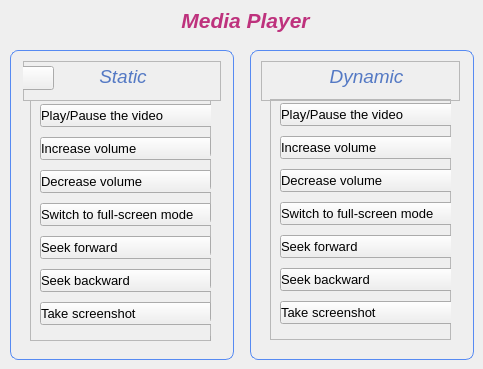
               <widget class="QWidget" name="Application_Gestures_Page1">
                <property name="styleSheet">
                 <string notr="true"/>
                </property>
                <widget class="QLabel" name="label_23">
                 <property name="geometry">
                  <rect>
                   <x>20</x>
                   <y>0</y>
                   <width>451</width>
                   <height>41</height>
                  </rect>
                 </property>
                 <property name="font">
                  <font>
                   <pointsize>16</pointsize>
                   <italic>true</italic>
                   <bold>true</bold>
                  </font>
                 </property>
                 <property name="styleSheet">
                  <string notr="true">color:rgb(190, 50, 125);</string>
                 </property>
                 <property name="text">
                  <string>Media Player</string>
                 </property>
                 <property name="alignment">
                  <set>Qt::AlignCenter</set>
                 </property>
                </widget>
                <widget class="QWidget" name="Applications_Page1_Right_Widget" native="true">
                 <property name="geometry">
                  <rect>
                   <x>250</x>
                   <y>50</y>
                   <width>224</width>
                   <height>310</height>
                  </rect>
                 </property>
                 <property name="styleSheet">
                  <string notr="true">#Applications_Page1_Right_Widget
{

border: 1px solid #568AF2;
    border-radius: 8px; 
}</string>
                 </property>
                 <widget class="QFrame" name="frame_3">
                  <property name="geometry">
                   <rect>
                    <x>20</x>
                    <y>49</y>
                    <width>181</width>
                    <height>241</height>
                   </rect>
                  </property>
                  <property name="styleSheet">
                   <string notr="true">text-align:left;</string>
                  </property>
                  <property name="frameShape">
                   <enum>QFrame::StyledPanel</enum>
                  </property>
                  <property name="frameShadow">
                   <enum>QFrame::Raised</enum>
                  </property>
                  <widget class="QWidget" name="layoutWidget_6">
                   <property name="geometry">
                    <rect>
                     <x>10</x>
                     <y>0</y>
                     <width>182</width>
                     <height>231</height>
                    </rect>
                   </property>
                   <layout class="QVBoxLayout" name="verticalLayout_25">
                    <item>
                     <widget class="QPushButton" name="pushButton_73">
                      <property name="sizePolicy">
                       <sizepolicy hsizetype="Minimum" vsizetype="Fixed">
                        <horstretch>1</horstretch>
                        <verstretch>0</verstretch>
                       </sizepolicy>
                      </property>
                      <property name="minimumSize">
                       <size>
                        <width>180</width>
                        <height>0</height>
                       </size>
                      </property>
                      <property name="font">
                       <font>
                        <pointsize>10</pointsize>
                       </font>
                      </property>
                      <property name="text">
                       <string>Play/Pause the video</string>
                      </property>
                      <property name="icon">
                       <iconset resource="Resources.qrc">
                        <normaloff>:/Gestures/Icons2/10 hand gestures editted/0.png</normaloff>:/Gestures/Icons2/10 hand gestures editted/0.png</iconset>
                      </property>
                      <property name="iconSize">
                       <size>
                        <width>25</width>
                        <height>25</height>
                       </size>
                      </property>
                     </widget>
                    </item>
                    <item>
                     <widget class="QPushButton" name="pushButton_81">
                      <property name="minimumSize">
                       <size>
                        <width>180</width>
                        <height>0</height>
                       </size>
                      </property>
                      <property name="font">
                       <font>
                        <pointsize>10</pointsize>
                       </font>
                      </property>
                      <property name="text">
                       <string>Increase volume</string>
                      </property>
                      <property name="icon">
                       <iconset resource="Resources.qrc">
                        <normaloff>:/Gestures/Icons2/10 hand gestures editted/4.png</normaloff>:/Gestures/Icons2/10 hand gestures editted/4.png</iconset>
                      </property>
                      <property name="iconSize">
                       <size>
                        <width>25</width>
                        <height>25</height>
                       </size>
                      </property>
                     </widget>
                    </item>
                    <item>
                     <widget class="QPushButton" name="pushButton_82">
                      <property name="minimumSize">
                       <size>
                        <width>180</width>
                        <height>0</height>
                       </size>
                      </property>
                      <property name="font">
                       <font>
                        <pointsize>10</pointsize>
                       </font>
                      </property>
                      <property name="text">
                       <string>Decrease volume</string>
                      </property>
                      <property name="icon">
                       <iconset resource="Resources.qrc">
                        <normaloff>:/Gestures/Icons2/10 hand gestures editted/2.png</normaloff>:/Gestures/Icons2/10 hand gestures editted/2.png</iconset>
                      </property>
                      <property name="iconSize">
                       <size>
                        <width>25</width>
                        <height>25</height>
                       </size>
                      </property>
                     </widget>
                    </item>
                    <item>
                     <widget class="QPushButton" name="pushButton_83">
                      <property name="minimumSize">
                       <size>
                        <width>180</width>
                        <height>0</height>
                       </size>
                      </property>
                      <property name="font">
                       <font>
                        <pointsize>10</pointsize>
                       </font>
                      </property>
                      <property name="text">
                       <string>Switch to full-screen mode</string>
                      </property>
                      <property name="icon">
                       <iconset resource="Resources.qrc">
                        <normaloff>:/Gestures/Icons2/10 hand gestures editted/3.png</normaloff>:/Gestures/Icons2/10 hand gestures editted/3.png</iconset>
                      </property>
                      <property name="iconSize">
                       <size>
                        <width>25</width>
                        <height>25</height>
                       </size>
                      </property>
                     </widget>
                    </item>
                    <item>
                     <widget class="QPushButton" name="pushButton_84">
                      <property name="minimumSize">
                       <size>
                        <width>180</width>
                        <height>0</height>
                       </size>
                      </property>
                      <property name="font">
                       <font>
                        <pointsize>10</pointsize>
                       </font>
                      </property>
                      <property name="text">
                       <string>Seek forward</string>
                      </property>
                      <property name="icon">
                       <iconset resource="Resources.qrc">
                        <normaloff>:/Gestures/Icons2/10 hand gestures editted/6.png</normaloff>:/Gestures/Icons2/10 hand gestures editted/6.png</iconset>
                      </property>
                      <property name="iconSize">
                       <size>
                        <width>25</width>
                        <height>25</height>
                       </size>
                      </property>
                     </widget>
                    </item>
                    <item>
                     <widget class="QPushButton" name="pushButton_85">
                      <property name="minimumSize">
                       <size>
                        <width>180</width>
                        <height>0</height>
                       </size>
                      </property>
                      <property name="font">
                       <font>
                        <pointsize>10</pointsize>
                       </font>
                      </property>
                      <property name="text">
                       <string>Seek backward</string>
                      </property>
                      <property name="icon">
                       <iconset resource="Resources.qrc">
                        <normaloff>:/Gestures/Icons2/10 hand gestures editted/6.png</normaloff>:/Gestures/Icons2/10 hand gestures editted/6.png</iconset>
                      </property>
                      <property name="iconSize">
                       <size>
                        <width>25</width>
                        <height>25</height>
                       </size>
                      </property>
                     </widget>
                    </item>
                    <item>
                     <widget class="QPushButton" name="pushButton_86">
                      <property name="minimumSize">
                       <size>
                        <width>180</width>
                        <height>0</height>
                       </size>
                      </property>
                      <property name="font">
                       <font>
                        <pointsize>10</pointsize>
                       </font>
                      </property>
                      <property name="text">
                       <string>Take screenshot</string>
                      </property>
                      <property name="icon">
                       <iconset resource="Resources.qrc">
                        <normaloff>:/Gestures/Icons2/10 hand gestures editted/5.1.png</normaloff>:/Gestures/Icons2/10 hand gestures editted/5.1.png</iconset>
                      </property>
                      <property name="iconSize">
                       <size>
                        <width>25</width>
                        <height>25</height>
                       </size>
                      </property>
                     </widget>
                    </item>
                   </layout>
                  </widget>
                 </widget>
                 <widget class="QFrame" name="frame_9">
                  <property name="geometry">
                   <rect>
                    <x>11</x>
                    <y>11</y>
                    <width>199</width>
                    <height>40</height>
                   </rect>
                  </property>
                  <property name="maximumSize">
                   <size>
                    <width>16777215</width>
                    <height>50</height>
                   </size>
                  </property>
                  <property name="styleSheet">
                   <string notr="true"/>
                  </property>
                  <property name="frameShape">
                   <enum>QFrame::StyledPanel</enum>
                  </property>
                  <property name="frameShadow">
                   <enum>QFrame::Raised</enum>
                  </property>
                  <widget class="QLabel" name="label_12">
                   <property name="geometry">
                    <rect>
                     <x>40</x>
                     <y>0</y>
                     <width>131</width>
                     <height>31</height>
                    </rect>
                   </property>
                   <property name="font">
                    <font>
                     <pointsize>14</pointsize>
                     <italic>true</italic>
                     <bold>false</bold>
                    </font>
                   </property>
                   <property name="styleSheet">
                    <string notr="true">
color:#5479C4;</string>
                   </property>
                   <property name="text">
                    <string>Dynamic</string>
                   </property>
                   <property name="alignment">
                    <set>Qt::AlignCenter</set>
                   </property>
                  </widget>
                 </widget>
                </widget>
                <widget class="QWidget" name="Applications_Page1_Left_Widget" native="true">
                 <property name="geometry">
                  <rect>
                   <x>10</x>
                   <y>50</y>
                   <width>224</width>
                   <height>310</height>
                  </rect>
                 </property>
                 <property name="styleSheet">
                  <string notr="true">#Applications_Page1_Left_Widget
{

border: 1px solid #568AF2;
    border-radius: 8px; 
}</string>
                 </property>
                 <widget class="QFrame" name="frame_7">
                  <property name="geometry">
                   <rect>
                    <x>13</x>
                    <y>11</y>
                    <width>198</width>
                    <height>40</height>
                   </rect>
                  </property>
                  <property name="maximumSize">
                   <size>
                    <width>16777215</width>
                    <height>40</height>
                   </size>
                  </property>
                  <property name="styleSheet">
                   <string notr="true"/>
                  </property>
                  <property name="frameShape">
                   <enum>QFrame::StyledPanel</enum>
                  </property>
                  <property name="frameShadow">
                   <enum>QFrame::Raised</enum>
                  </property>
                  <widget class="QLabel" name="label_11">
                   <property name="geometry">
                    <rect>
                     <x>40</x>
                     <y>0</y>
                     <width>120</width>
                     <height>31</height>
                    </rect>
                   </property>
                   <property name="font">
                    <font>
                     <pointsize>14</pointsize>
                     <italic>true</italic>
                     <bold>false</bold>
                    </font>
                   </property>
                   <property name="styleSheet">
                    <string notr="true">color:#5479C4;</string>
                   </property>
                   <property name="text">
                    <string>Static</string>
                   </property>
                   <property name="alignment">
                    <set>Qt::AlignCenter</set>
                   </property>
                  </widget>
                  <widget class="QPushButton" name="BackButton1">
                   <property name="geometry">
                    <rect>
                     <x>-10</x>
                     <y>5</y>
                     <width>41</width>
                     <height>24</height>
                    </rect>
                   </property>
                   <property name="text">
                    <string/>
                   </property>
                   <property name="icon">
                    <iconset resource="Resources.qrc">
                     <normaloff>:/icons/Icons2/arrow-left.svg</normaloff>:/icons/Icons2/arrow-left.svg</iconset>
                   </property>
                   <property name="checkable">
                    <bool>true</bool>
                   </property>
                  </widget>
                 </widget>
                 <widget class="QFrame" name="frame_8">
                  <property name="geometry">
                   <rect>
                    <x>20</x>
                    <y>50</y>
                    <width>181</width>
                    <height>241</height>
                   </rect>
                  </property>
                  <property name="styleSheet">
                   <string notr="true">text-align:left;

</string>
                  </property>
                  <property name="frameShape">
                   <enum>QFrame::StyledPanel</enum>
                  </property>
                  <property name="frameShadow">
                   <enum>QFrame::Raised</enum>
                  </property>
                  <widget class="QWidget" name="layoutWidget">
                   <property name="geometry">
                    <rect>
                     <x>10</x>
                     <y>0</y>
                     <width>182</width>
                     <height>231</height>
                    </rect>
                   </property>
                   <layout class="QVBoxLayout" name="verticalLayout_22">
                    <item>
                     <widget class="QPushButton" name="pushButton_11">
                      <property name="sizePolicy">
                       <sizepolicy hsizetype="Minimum" vsizetype="Fixed">
                        <horstretch>1</horstretch>
                        <verstretch>0</verstretch>
                       </sizepolicy>
                      </property>
                      <property name="minimumSize">
                       <size>
                        <width>180</width>
                        <height>0</height>
                       </size>
                      </property>
                      <property name="font">
                       <font>
                        <pointsize>10</pointsize>
                       </font>
                      </property>
                      <property name="text">
                       <string>Play/Pause the video</string>
                      </property>
                      <property name="icon">
                       <iconset resource="Resources.qrc">
                        <normaloff>:/Gestures/Icons2/10 hand gestures editted/0.png</normaloff>:/Gestures/Icons2/10 hand gestures editted/0.png</iconset>
                      </property>
                      <property name="iconSize">
                       <size>
                        <width>25</width>
                        <height>25</height>
                       </size>
                      </property>
                     </widget>
                    </item>
                    <item>
                     <widget class="QPushButton" name="pushButton_12">
                      <property name="minimumSize">
                       <size>
                        <width>180</width>
                        <height>0</height>
                       </size>
                      </property>
                      <property name="font">
                       <font>
                        <pointsize>10</pointsize>
                       </font>
                      </property>
                      <property name="text">
                       <string>Increase volume</string>
                      </property>
                      <property name="icon">
                       <iconset resource="Resources.qrc">
                        <normaloff>:/Gestures/Icons2/10 hand gestures editted/4.png</normaloff>:/Gestures/Icons2/10 hand gestures editted/4.png</iconset>
                      </property>
                      <property name="iconSize">
                       <size>
                        <width>25</width>
                        <height>25</height>
                       </size>
                      </property>
                     </widget>
                    </item>
                    <item>
                     <widget class="QPushButton" name="pushButton_13">
                      <property name="minimumSize">
                       <size>
                        <width>180</width>
                        <height>0</height>
                       </size>
                      </property>
                      <property name="font">
                       <font>
                        <pointsize>10</pointsize>
                       </font>
                      </property>
                      <property name="text">
                       <string>Decrease volume</string>
                      </property>
                      <property name="icon">
                       <iconset resource="Resources.qrc">
                        <normaloff>:/Gestures/Icons2/10 hand gestures editted/2.png</normaloff>:/Gestures/Icons2/10 hand gestures editted/2.png</iconset>
                      </property>
                      <property name="iconSize">
                       <size>
                        <width>25</width>
                        <height>25</height>
                       </size>
                      </property>
                     </widget>
                    </item>
                    <item>
                     <widget class="QPushButton" name="pushButton_14">
                      <property name="minimumSize">
                       <size>
                        <width>180</width>
                        <height>0</height>
                       </size>
                      </property>
                      <property name="font">
                       <font>
                        <pointsize>10</pointsize>
                       </font>
                      </property>
                      <property name="text">
                       <string>Switch to full-screen mode</string>
                      </property>
                      <property name="icon">
                       <iconset resource="Resources.qrc">
                        <normaloff>:/Gestures/Icons2/10 hand gestures editted/3.png</normaloff>:/Gestures/Icons2/10 hand gestures editted/3.png</iconset>
                      </property>
                      <property name="iconSize">
                       <size>
                        <width>25</width>
                        <height>25</height>
                       </size>
                      </property>
                     </widget>
                    </item>
                    <item>
                     <widget class="QPushButton" name="pushButton_15">
                      <property name="minimumSize">
                       <size>
                        <width>180</width>
                        <height>0</height>
                       </size>
                      </property>
                      <property name="font">
                       <font>
                        <pointsize>10</pointsize>
                       </font>
                      </property>
                      <property name="text">
                       <string>Seek forward</string>
                      </property>
                      <property name="icon">
                       <iconset resource="Resources.qrc">
                        <normaloff>:/Gestures/Icons2/10 hand gestures editted/6.png</normaloff>:/Gestures/Icons2/10 hand gestures editted/6.png</iconset>
                      </property>
                      <property name="iconSize">
                       <size>
                        <width>25</width>
                        <height>25</height>
                       </size>
                      </property>
                     </widget>
                    </item>
                    <item>
                     <widget class="QPushButton" name="pushButton_16">
                      <property name="minimumSize">
                       <size>
                        <width>180</width>
                        <height>0</height>
                       </size>
                      </property>
                      <property name="font">
                       <font>
                        <pointsize>10</pointsize>
                       </font>
                      </property>
                      <property name="text">
                       <string>Seek backward</string>
                      </property>
                      <property name="icon">
                       <iconset resource="Resources.qrc">
                        <normaloff>:/Gestures/Icons2/10 hand gestures editted/6.png</normaloff>:/Gestures/Icons2/10 hand gestures editted/6.png</iconset>
                      </property>
                      <property name="iconSize">
                       <size>
                        <width>25</width>
                        <height>25</height>
                       </size>
                      </property>
                     </widget>
                    </item>
                    <item>
                     <widget class="QPushButton" name="pushButton_17">
                      <property name="minimumSize">
                       <size>
                        <width>180</width>
                        <height>0</height>
                       </size>
                      </property>
                      <property name="font">
                       <font>
                        <pointsize>10</pointsize>
                       </font>
                      </property>
                      <property name="text">
                       <string>Take screenshot</string>
                      </property>
                      <property name="icon">
                       <iconset resource="Resources.qrc">
                        <normaloff>:/Gestures/Icons2/10 hand gestures editted/5.1.png</normaloff>:/Gestures/Icons2/10 hand gestures editted/5.1.png</iconset>
                      </property>
                      <property name="iconSize">
                       <size>
                        <width>25</width>
                        <height>25</height>
                       </size>
                      </property>
                     </widget>
                    </item>
                   </layout>
                  </widget>
                  <widget class="QWidget" name="layoutWidget_2">
                   <property name="geometry">
                    <rect>
                     <x>180</x>
                     <y>30</y>
                     <width>182</width>
                     <height>231</height>
                    </rect>
                   </property>
                   <layout class="QVBoxLayout" name="verticalLayout_23">
                    <item>
                     <widget class="QPushButton" name="pushButton_18">
                      <property name="sizePolicy">
                       <sizepolicy hsizetype="Minimum" vsizetype="Fixed">
                        <horstretch>1</horstretch>
                        <verstretch>0</verstretch>
                       </sizepolicy>
                      </property>
                      <property name="minimumSize">
                       <size>
                        <width>180</width>
                        <height>0</height>
                       </size>
                      </property>
                      <property name="text">
                       <string>Play/Pause the video</string>
                      </property>
                      <property name="icon">
                       <iconset resource="Resources.qrc">
                        <normaloff>:/Gestures/Icons2/10 hand gestures editted/0.png</normaloff>:/Gestures/Icons2/10 hand gestures editted/0.png</iconset>
                      </property>
                      <property name="iconSize">
                       <size>
                        <width>25</width>
                        <height>25</height>
                       </size>
                      </property>
                     </widget>
                    </item>
                    <item>
                     <widget class="QPushButton" name="pushButton_19">
                      <property name="minimumSize">
                       <size>
                        <width>180</width>
                        <height>0</height>
                       </size>
                      </property>
                      <property name="text">
                       <string>Increase volume</string>
                      </property>
                      <property name="icon">
                       <iconset resource="Resources.qrc">
                        <normaloff>:/Gestures/Icons2/10 hand gestures editted/4.png</normaloff>:/Gestures/Icons2/10 hand gestures editted/4.png</iconset>
                      </property>
                      <property name="iconSize">
                       <size>
                        <width>25</width>
                        <height>25</height>
                       </size>
                      </property>
                     </widget>
                    </item>
                    <item>
                     <widget class="QPushButton" name="pushButton_20">
                      <property name="minimumSize">
                       <size>
                        <width>180</width>
                        <height>0</height>
                       </size>
                      </property>
                      <property name="text">
                       <string>Decrease volume</string>
                      </property>
                      <property name="icon">
                       <iconset resource="Resources.qrc">
                        <normaloff>:/Gestures/Icons2/10 hand gestures editted/2.png</normaloff>:/Gestures/Icons2/10 hand gestures editted/2.png</iconset>
                      </property>
                      <property name="iconSize">
                       <size>
                        <width>25</width>
                        <height>25</height>
                       </size>
                      </property>
                     </widget>
                    </item>
                    <item>
                     <widget class="QPushButton" name="pushButton_21">
                      <property name="minimumSize">
                       <size>
                        <width>180</width>
                        <height>0</height>
                       </size>
                      </property>
                      <property name="text">
                       <string>Switch to full-screen mode</string>
                      </property>
                      <property name="icon">
                       <iconset resource="Resources.qrc">
                        <normaloff>:/Gestures/Icons2/10 hand gestures editted/3.png</normaloff>:/Gestures/Icons2/10 hand gestures editted/3.png</iconset>
                      </property>
                      <property name="iconSize">
                       <size>
                        <width>25</width>
                        <height>25</height>
                       </size>
                      </property>
                     </widget>
                    </item>
                    <item>
                     <widget class="QPushButton" name="pushButton_52">
                      <property name="minimumSize">
                       <size>
                        <width>180</width>
                        <height>0</height>
                       </size>
                      </property>
                      <property name="text">
                       <string>Seek forward</string>
                      </property>
                      <property name="icon">
                       <iconset resource="Resources.qrc">
                        <normaloff>:/Gestures/Icons2/10 hand gestures editted/6.png</normaloff>:/Gestures/Icons2/10 hand gestures editted/6.png</iconset>
                      </property>
                      <property name="iconSize">
                       <size>
                        <width>25</width>
                        <height>25</height>
                       </size>
                      </property>
                     </widget>
                    </item>
                    <item>
                     <widget class="QPushButton" name="pushButton_53">
                      <property name="minimumSize">
                       <size>
                        <width>180</width>
                        <height>0</height>
                       </size>
                      </property>
                      <property name="text">
                       <string>Seek backward</string>
                      </property>
                      <property name="icon">
                       <iconset resource="Resources.qrc">
                        <normaloff>:/Gestures/Icons2/10 hand gestures editted/6.png</normaloff>:/Gestures/Icons2/10 hand gestures editted/6.png</iconset>
                      </property>
                      <property name="iconSize">
                       <size>
                        <width>25</width>
                        <height>25</height>
                       </size>
                      </property>
                     </widget>
                    </item>
                    <item>
                     <widget class="QPushButton" name="pushButton_55">
                      <property name="minimumSize">
                       <size>
                        <width>180</width>
                        <height>0</height>
                       </size>
                      </property>
                      <property name="text">
                       <string>Take screenshot</string>
                      </property>
                      <property name="icon">
                       <iconset resource="Resources.qrc">
                        <normaloff>:/Gestures/Icons2/10 hand gestures editted/5.1.png</normaloff>:/Gestures/Icons2/10 hand gestures editted/5.1.png</iconset>
                      </property>
                      <property name="iconSize">
                       <size>
                        <width>25</width>
                        <height>25</height>
                       </size>
                      </property>
                     </widget>
                    </item>
                   </layout>
                  </widget>
                 </widget>
                </widget>
               </widget>
